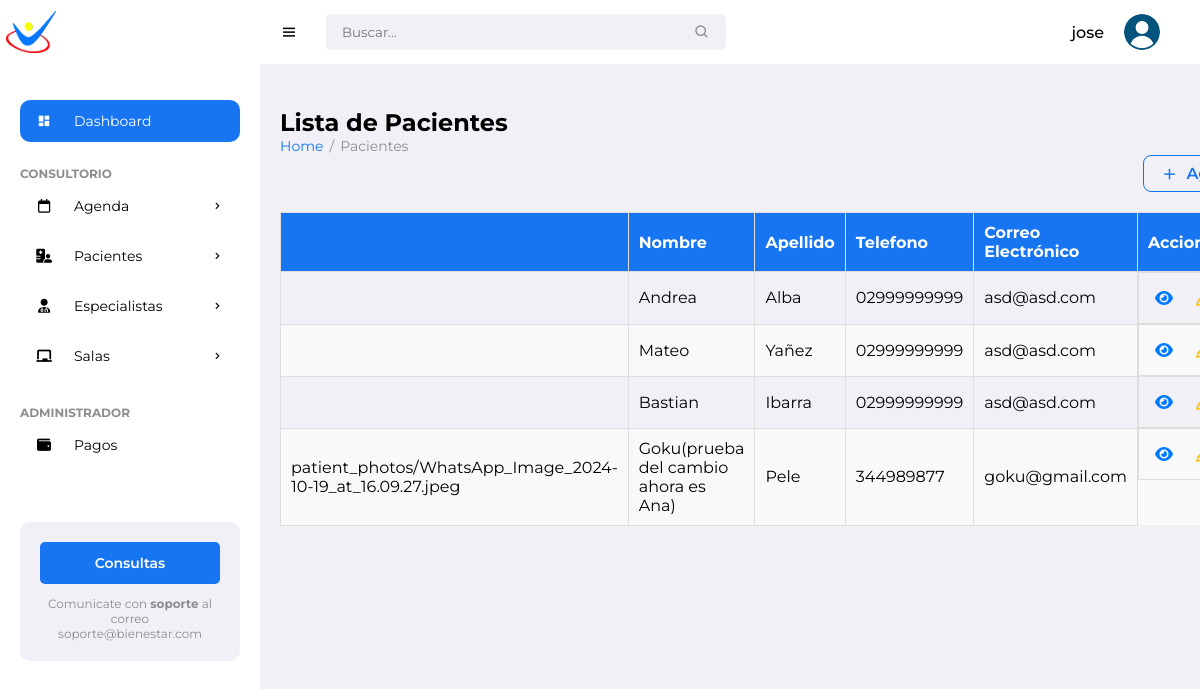
The app's page / (signed in) with its own data.
### pacientes/models.py (models this page shows, shortened)
class Patient(models.Model):
    name = models.CharField(max_length=100)
    surname = models.CharField(max_length=100)
    date_of_birth = models.DateField()
    gender = models.CharField(max_length=10, choices=[('M','Male'), ('F','Female')])
    address = models.CharField(max_length=255)
    phone_number = models.CharField(max_length=20)
    email = models.EmailField()
    photo = models.ImageField(upload_to='patient_photos/', blank=True, null=True)
    marital_status = models.CharField(max_length=20)
    medical_diagnosis = models.TextField()
    attachments = models.FileField(upload_to='patient_attachments/', blank=True, null=True)
    therapy = models.CharField(max_length=100)
    education = models.CharField(max_length=100, default='No especificado')
    therapist = models.ForeignKey(Specialist, on_delete=models.SET_NULL, null=True, related_name='patients')
    medical_history = models.TextField(blank=True, null=True)
    allergies = models.CharField(max_length=255, blank=True)  # Changed from TextField
    emergency_contact_name = models.CharField(max_length=100)
    emergency_contact_phone = models.CharField(max_length=20)  # Updated length
    notes = models.TextField(blank=True)
    created_date = models.DateTimeField(auto_now_add=True)
    status = models.CharField(max_length=50, choices=[
        ('Active', 'Active'),
        ('Discharged', 'Discharged'),
        ('Suspended', 'Suspended')
    ], blank=True,
        null=True)

### pacientes/views.py (the view)
# urls.py: path('', views.patient_list, name='patient_list'),
@login_required
def patient_list(request):
    patients = Patient.objects.all()
    return render(request, 'pacientes/patient_list.html', {'patients': patients})

### pacientes/templates/pacientes/patient_list.html (shortened to what this page needs)
{% extends 'pacientes/base.html' %}
{% block left_content %}
<h1>Lista de Pacientes</h1>
<ul class="breadcrumbs">
    <li><a href="{% url 'patient_list' %}">Home</a></li>
    <li class="divider">/</li>
    <li><a href="#" class="active">Pacientes</a></li>
</ul>
<div class="patient-list-container">
    <div class="list-header">
        <a href="{% url 'new_patient' %}" class="btn-add">
            <i class='bx bx-plus'></i>
            Agregar
        </a>
    </div>
    {% if patients %}
        <table class="table">
            <thead>
                <tr>
                    <th></th>
                    <th>Nombre</th>
                    <th>Apellido</th>
                    <th>Telefono</th>
                    <th>Correo Electrónico</th>
                    <th>Acciones</th>
                </tr>
            </thead>
            <tbody>
            {% for patient in patients %}
                <tr>
                    <td>{{ patient.photo }}</td>
                    <td>{{ patient.name }}</td>
                    <td>{{ patient.surname }}</td>
                    <td>{{ patient.phone_number }}</td>
                    <td>{{ patient.email }}</td>
                    <td class="actions-tab">
                        <a href="{% url 'patient_schedule' patient.id %}" class="btn btn-icon view" title="Ver detalles">
                            <i class="fa-solid fa-eye"></i>
                        </a>
                        <a href="{% url 'edit_patient' patient.id %}" class="btn-icon edit" title="Editar">
                            <i class="fas fa-pencil-alt"></i>
                        </a>
                    </td>
                </tr>
            {% endfor %}
            </tbody>
        </table>
    {% else %}
        <p>No hay pacientes registrados.</p>
    {% endif %}
</div>
{% endblock %}

### pacientes/templates/pacientes/base.html (shortened to what this page needs)
{% load static %}
<!DOCTYPE html>
<html lang="en">
<head>
	<link href='https://unpkg.com/boxicons@2.0.9/css/boxicons.min.css' rel='stylesheet'>
	<link rel="stylesheet" href="https://cdnjs.cloudflare.com/ajax/libs/font-awesome/6.5.2/css/all.min.css">
	<link rel="stylesheet" href="{% static 'pacientes/css/styles.css' %}">
</head>
<body>
		<section id="sidebar">
			<a href="#" class="brand"><img src="{% static 'pacientes/images/min_logo.png' %}" alt="" style="width: 50px;"></a>
			<ul class="side-menu">
				<li><a href="#" class="active"><i class='bx bxs-dashboard icon' ></i> Dashboard</a></li>
				<li class="divider" data-text="Consultorio"></li>
				<li>
					<a href="{% url 'calendar' %}"><i class="fa-regular fa-calendar icon"></i>Agenda <i class='bx bx-chevron-right icon-right' ></i></a>
				</li>
				<li>
					<a href="#"><i class="fa-solid fa-hospital-user icon"></i> Pacientes <i class='bx bx-chevron-right icon-right' ></i></a>
				</li>
				<li>
					<a href="#">
						<i class="fa-solid fa-user-doctor icon"></i> Especialistas
						<i class='bx bx-chevron-right icon-right'></i>
					</a>
				</li>
				<li>
			<a href="#">
				<i class="fas fa-chalkboard icon"></i> Salas
			<i class='bx bx-chevron-right icon-right'></i>
			</a>
	</li>
				<li class="divider" data-text="Administrador"></li>
				<li><a href="#"><i class="fa-solid fa-wallet icon"></i> Pagos</a></li>
			</ul>
			<div class="ads">
				<div class="wrapper">
					<a href="mailto:soporteit@ingenieriaterra.com.ar" class="btn-upgrade">Consultas</a>
					<p>Comunicate con <span>soporte</span> al correo soporte@bienestar.com</p>
				</div>
			</div>
		</section>
	<section id="content">
		<nav>
			<i class='bx bx-menu toggle-sidebar' ></i>
			<form action="#">
				<div class="form-group">
					<input type="text" placeholder="Buscar...">
					<i class='bx bx-search icon' ></i>
				</div>
			</form>
			<div class="profile">
				<span class="username">{{ user.username }}</span>
				<img src="{% static 'pacientes/images/usuario.png' %}" alt="">
			</div>
		</nav>
		<main>
			<div class="content-container">
				<div class="left-column {% block left_column_class %}{% endblock %}">
					{% block left_content %}{% endblock %}
				</div>
			</div>
		</main>
</body>
</html>

### records on screen
Patient: name "Andrea", surname "Alba", phone_number "02999999999", email "asd@asd.com"
Patient: name "Mateo", surname "Yañez", phone_number "02999999999", email "asd@asd.com"
Patient: name "Bastian", surname "Ibarra", phone_number "02999999999", email "asd@asd.com"
Patient: photo "patient_photos/WhatsApp_Image_2024-10-19_at_16.09.27.jpeg", name "Goku(prueba del cambio ahora es Ana)", surname "Pele", phone_number "344989877", email "goku@gmail.com"

### other values on screen
{{ user.username }} "jose"
